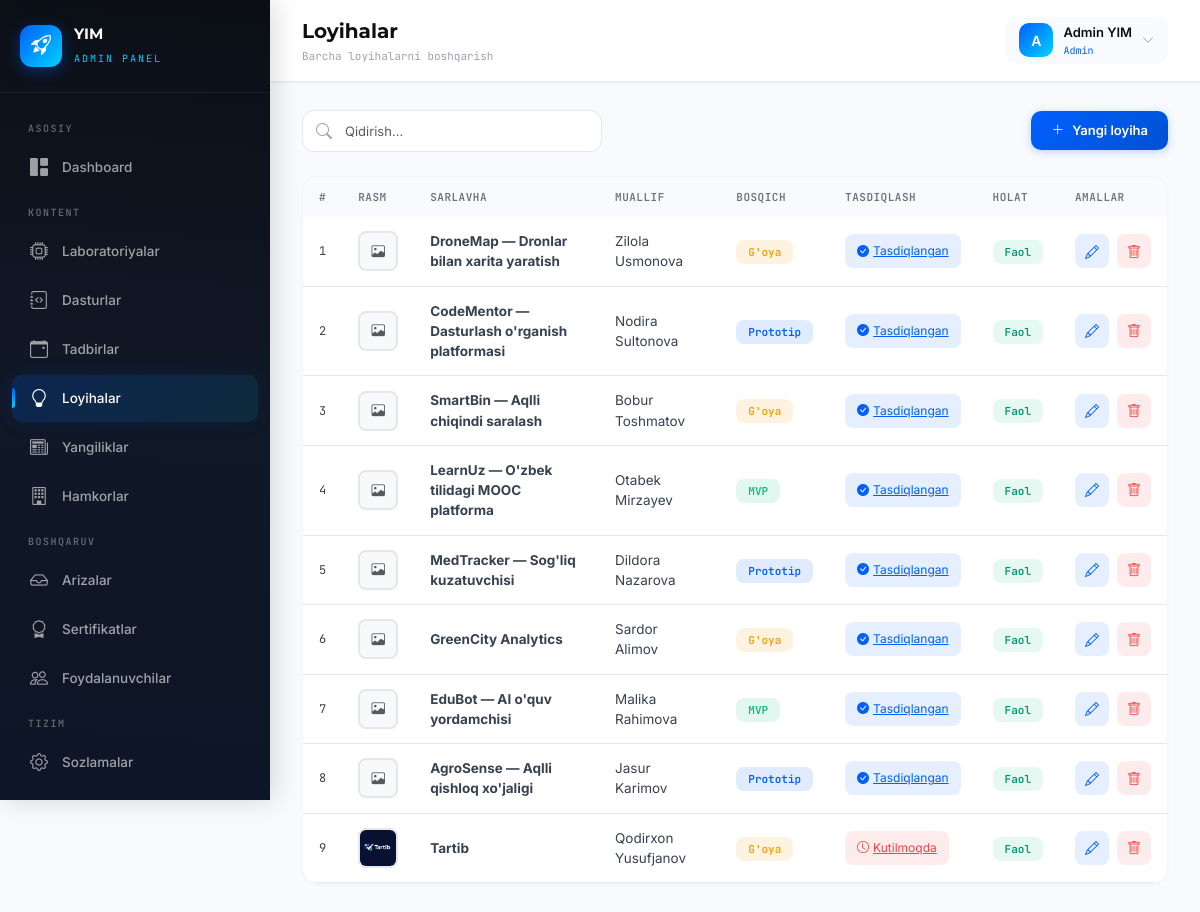
Page /admin-panel/projects/ (signed in) on the committed database.
### accounts/models.py (models this page shows, shortened)
class User(AbstractUser):
    ROLE_CHOICES = (
        ('admin', 'Admin'),
        ('student', 'Student'),
    )
    role = models.CharField(max_length=10, choices=ROLE_CHOICES, default='student')
    phone = models.CharField(max_length=20, blank=True, null=True)
    avatar = models.ImageField(upload_to='avatars/', blank=True, null=True)
    bio = models.TextField(blank=True, null=True)
    birth_date = models.DateField(blank=True, null=True)
    def __str__(self):
        return self.get_full_name() or self.username
    @property
    def is_admin_user(self):
        return self.role == 'admin' or self.is_superuser

### dashboard/models.py (models this page shows, shortened)
class Project(models.Model):
    STAGE_CHOICES = (
        ('idea', "G'oya"),
        ('prototype', 'Prototip'),
        ('mvp', 'MVP'),
    )
    title = models.CharField(max_length=300, verbose_name="Sarlavha")
    author = models.ForeignKey(settings.AUTH_USER_MODEL, on_delete=models.SET_NULL, null=True, blank=True, related_name='projects', verbose_name="Muallif")
    image = models.ImageField(upload_to='projects/', blank=True, null=True, verbose_name="Rasm")
    description = models.TextField(blank=True, verbose_name="Tavsif")
    stage = models.CharField(max_length=20, choices=STAGE_CHOICES, default='idea', verbose_name="Bosqich")
    team_members = models.TextField(blank=True, verbose_name="Jamoa a'zolari")
    is_approved = models.BooleanField(default=False, verbose_name="Tasdiqlangan")
    is_active = models.BooleanField(default=True, verbose_name="Faol")
    created_at = models.DateTimeField(auto_now_add=True)
    updated_at = models.DateTimeField(auto_now=True)
    class Meta:
        ordering = ['-created_at']
        verbose_name = "Loyiha"
        verbose_name_plural = "Loyihalar"

### dashboard/views.py (the view)
# urls.py: path('projects/', views.project_list, name='project_list'),
@admin_required
def project_list(request):
    return generic_list(request, Project, 'dashboard/projects/list.html', 'projects')

### dashboard/context_processors.py (called while the page is built)
def pending_applications(request):
    if request.user.is_authenticated:
        try:
            count = Application.objects.filter(status='pending').count()
            return {'pending_count': count}
        except Exception:
            return {'pending_count': 0}
    return {'pending_count': 0}

### dashboard/views.py (called while the page is built)
def admin_required(view_func):
    @wraps(view_func)
    @login_required
    def wrapper(request, *args, **kwargs):
        if not request.user.is_admin_user:
            messages.error(request, "Sizda ruxsat yo'q!")
            return redirect('login')
        return view_func(request, *args, **kwargs)
    return wrapper

def generic_list(request, model, template, context_name, order_by='-created_at'):
    items = model.objects.all()
    search = request.GET.get('search', '')
    if search:
        if hasattr(model, 'name'):
            items = items.filter(name__icontains=search)
        elif hasattr(model, 'title'):
            items = items.filter(title__icontains=search)
    return render(request, template, {context_name: items, 'search': search})

### templates/dashboard/projects/list.html (shortened to what this page needs)
{% extends "dashboard/base.html" %}
{% block page_title %}Loyihalar{% endblock %}
{% block page_subtitle %}Barcha loyihalarni boshqarish{% endblock %}
{% block content %}
<div class="d-flex justify-content-between align-items-center mb-4 flex-wrap gap-3">
    <div class="search-box">
        <i class="bi bi-search"></i>
        <form method="get">
            <input type="text" class="form-control" name="search" value="{{ search }}" placeholder="Qidirish...">
        </form>
    </div>
    <a href="{% url 'dashboard:project_create' %}" class="btn btn-primary-custom">
        <i class="bi bi-plus-lg me-2"></i>Yangi loyiha
    </a>
</div>
<div class="data-card animate-in">
    <div class="table-responsive">
        <table class="table table-modern mb-0">
            <thead>
                <tr>
                    <th>#</th>
                    <th>Rasm</th>
                    <th>Sarlavha</th>
                    <th>Muallif</th>
                    <th>Bosqich</th>
                    <th>Tasdiqlash</th>
                    <th>Holat</th>
                    <th>Amallar</th>
                </tr>
            </thead>
            <tbody>
                {% for project in projects %}
                <tr>
                    <td style="font-family: 'JetBrains Mono'; font-size: 12px;">{{ forloop.counter }}</td>
                    <td>
                        {% if project.image %}
                        <img src="{{ project.image.url }}" class="table-img" alt="">
                        {% else %}
                        <div class="table-img d-flex align-items-center justify-content-center bg-light"><i class="bi bi-image text-muted"></i></div>
                        {% endif %}
                    </td>
                    <td><strong>{{ project.title }}</strong></td>
                    <td>{{ project.author|default:"—" }}</td>
                    <td>
                        {% if project.stage == 'idea' %}
                        <span class="badge-status" style="background: rgba(245,158,11,0.12); color: #F59E0B;">G'oya</span>
                        {% elif project.stage == 'prototype' %}
                        <span class="badge-status" style="background: rgba(0,95,253,0.12); color: #005FFD;">Prototip</span>
                        {% elif project.stage == 'mvp' %}
                        <span class="badge-status" style="background: rgba(16,185,129,0.12); color: #10B981;">MVP</span>
                        {% else %}
                        <span class="badge-status">{{ project.get_stage_display }}</span>
                        {% endif %}
                    </td>
                    <td>
                        <a href="{% url 'dashboard:project_toggle_approve' project.pk %}" class="btn-action {% if project.is_approved %}edit{% else %}delete{% endif %}" title="{% if project.is_approved %}Tasdiqni bekor qilish{% else %}Tasdiqlash{% endif %}" style="width:auto; padding: 4px 12px; font-size: 12px; gap: 4px; display: inline-flex; align-items: center;">
                            {% if project.is_approved %}
                            <i class="bi bi-check-circle-fill"></i> Tasdiqlangan
                            {% else %}
                            <i class="bi bi-clock"></i> Kutilmoqda
                            {% endif %}
                        </a>
                    </td>
                    <td>
                        {% if project.is_active %}
                        <span class="badge-status badge-active">Faol</span>
                        {% else %}
                        <span class="badge-status badge-inactive">Nofaol</span>
                        {% endif %}
                    </td>
                    <td>
                        <div class="d-flex gap-2">
                            <a href="{% url 'dashboard:project_edit' project.pk %}" class="btn-action edit" title="Tahrirlash"><i class="bi bi-pencil"></i></a>
                            <button class="btn-action delete" title="O'chirish" data-bs-toggle="modal" data-bs-target="#deleteModal{{ project.pk }}"><i class="bi bi-trash"></i></button>
                        </div>
                    </td>
                </tr>
                {% endfor %}
            </tbody>
        </table>
    </div>
</div>
{% endblock %}

### templates/dashboard/base.html (shortened to what this page needs)
{% load static %}
<!DOCTYPE html>
<html lang="uz" data-bs-theme="light">
<head>
    <link href="https://cdn.jsdelivr.net/npm/bootstrap@5.3.3/dist/css/bootstrap.min.css" rel="stylesheet">
    <link href="https://cdn.jsdelivr.net/npm/bootstrap-icons@1.11.3/font/bootstrap-icons.min.css" rel="stylesheet">
</head>
<body>
    <aside class="sidebar" id="sidebar">
        <div class="sidebar-brand">
            <div class="brand-icon">
                <i class="bi bi-rocket-takeoff"></i>
            </div>
            <div>
                <h5>YIM</h5>
                <small>Admin Panel</small>
            </div>
        </div>
        <nav class="sidebar-nav">
            <div class="nav-section-title">Asosiy</div>
            <a href="{% url 'dashboard:home' %}" class="nav-link {% if request.resolver_match.url_name == 'home' %}active{% endif %}">
                <i class="bi bi-grid-1x2-fill"></i>
                Dashboard
            </a>
            <div class="nav-section-title">Kontent</div>
            <a href="{% url 'dashboard:laboratory_list' %}" class="nav-link {% if 'laborator' in request.resolver_match.url_name %}active{% endif %}">
                <i class="bi bi-cpu"></i>
                Laboratoriyalar
            </a>
            <a href="{% url 'dashboard:program_list' %}" class="nav-link {% if 'program' in request.resolver_match.url_name %}active{% endif %}">
                <i class="bi bi-journal-code"></i>
                Dasturlar
            </a>
            <a href="{% url 'dashboard:event_list' %}" class="nav-link {% if 'event' in request.resolver_match.url_name %}active{% endif %}">
                <i class="bi bi-calendar-event"></i>
                Tadbirlar
            </a>
            <a href="{% url 'dashboard:project_list' %}" class="nav-link {% if 'project' in request.resolver_match.url_name %}active{% endif %}">
                <i class="bi bi-lightbulb"></i>
                Loyihalar
            </a>
            <a href="{% url 'dashboard:news_list' %}" class="nav-link {% if 'news' in request.resolver_match.url_name %}active{% endif %}">
                <i class="bi bi-newspaper"></i>
                Yangiliklar
            </a>
            <a href="{% url 'dashboard:partner_list' %}" class="nav-link {% if 'partner' in request.resolver_match.url_name %}active{% endif %}">
                <i class="bi bi-building"></i>
                Hamkorlar
            </a>
            <div class="nav-section-title">Boshqaruv</div>
            <a href="{% url 'dashboard:application_list' %}" class="nav-link {% if 'application' in request.resolver_match.url_name %}active{% endif %}">
                <i class="bi bi-inbox"></i>
                Arizalar
            </a>
            <a href="{% url 'dashboard:certificate_list' %}" class="nav-link {% if 'certificate' in request.resolver_match.url_name %}active{% endif %}">
                <i class="bi bi-award"></i>
                Sertifikatlar
            </a>
            <a href="{% url 'dashboard:user_list' %}" class="nav-link {% if 'user' in request.resolver_match.url_name %}active{% endif %}">
                <i class="bi bi-people"></i>
                Foydalanuvchilar
            </a>
            <div class="nav-section-title">Tizim</div>
            <a href="{% url 'dashboard:site_settings' %}" class="nav-link {% if request.resolver_match.url_name == 'site_settings' %}active{% endif %}">
                <i class="bi bi-gear"></i>
                Sozlamalar
            </a>
            <a href="{% url 'logout' %}" class="nav-link" style="color: rgba(239, 68, 68, 0.7);">
                <i class="bi bi-box-arrow-left"></i>
            </a>
        </nav>
    </aside>
    <div class="main-content">
        <header class="topbar">
            <div class="d-flex align-items-center gap-3">
                <div class="page-title">
                    {% block page_title %}Dashboard{% endblock %}
                    <small>{% block page_subtitle %}Yoshlar innovatsiya markazi{% endblock %}</small>
                </div>
            </div>
            <div class="topbar-right">
                <div class="dropdown">
                    <div class="user-info" data-bs-toggle="dropdown">
                        <div class="user-avatar">
                            {{ request.user.username|first|upper }}
                        </div>
                        <div>
                            <div class="name">{{ request.user.get_full_name|default:request.user.username }}</div>
                            <div class="role-badge">{{ request.user.get_role_display|default:"Admin" }}</div>
                        </div>
                        <i class="bi bi-chevron-down" style="font-size: 12px; color: #9CA3AF;"></i>
                    </div>
                </div>
            </div>
        </header>
        <div class="content-area">
            {% block content %}{% endblock %}
        </div>
    </div>
</body>
</html>

### rows in the picture
User: user.username|first "A", user.get_full_name "Admin YIM", user.role "Admin"
Project: title "DroneMap — Dronlar bilan xarita yaratish", author "Zilola Usmonova", stage "G'oya", is_approved True (drawn), is_active "Faol"
Project: title "CodeMentor — Dasturlash o'rganish platformasi", author "Nodira Sultonova", stage "Prototip", is_approved True (drawn), is_active "Faol"
Project: title "SmartBin — Aqlli chiqindi saralash", author "Bobur Toshmatov", stage "G'oya", is_approved True (drawn), is_active "Faol"
Project: title "LearnUz — O'zbek tilidagi MOOC platforma", author "Otabek Mirzayev", stage "MVP", is_approved True (drawn), is_active "Faol"
Project: title "MedTracker — Sog'liq kuzatuvchisi", author "Dildora Nazarova", stage "Prototip", is_approved True (drawn), is_active "Faol"
Project: title "GreenCity Analytics", author "Sardor Alimov", stage "G'oya", is_approved True (drawn), is_active "Faol"
Project: title "EduBot — AI o'quv yordamchisi", author "Malika Rahimova", stage "MVP", is_approved True (drawn), is_active "Faol"
Project: title "AgroSense — Aqlli qishloq xo'jaligi", author "Jasur Karimov", stage "Prototip", is_approved True (drawn), is_active "Faol"
Project: image (picture), title "Tartib", author "Qodirxon Yusufjanov", stage "G'oya", is_approved False (drawn), is_active "Faol"
